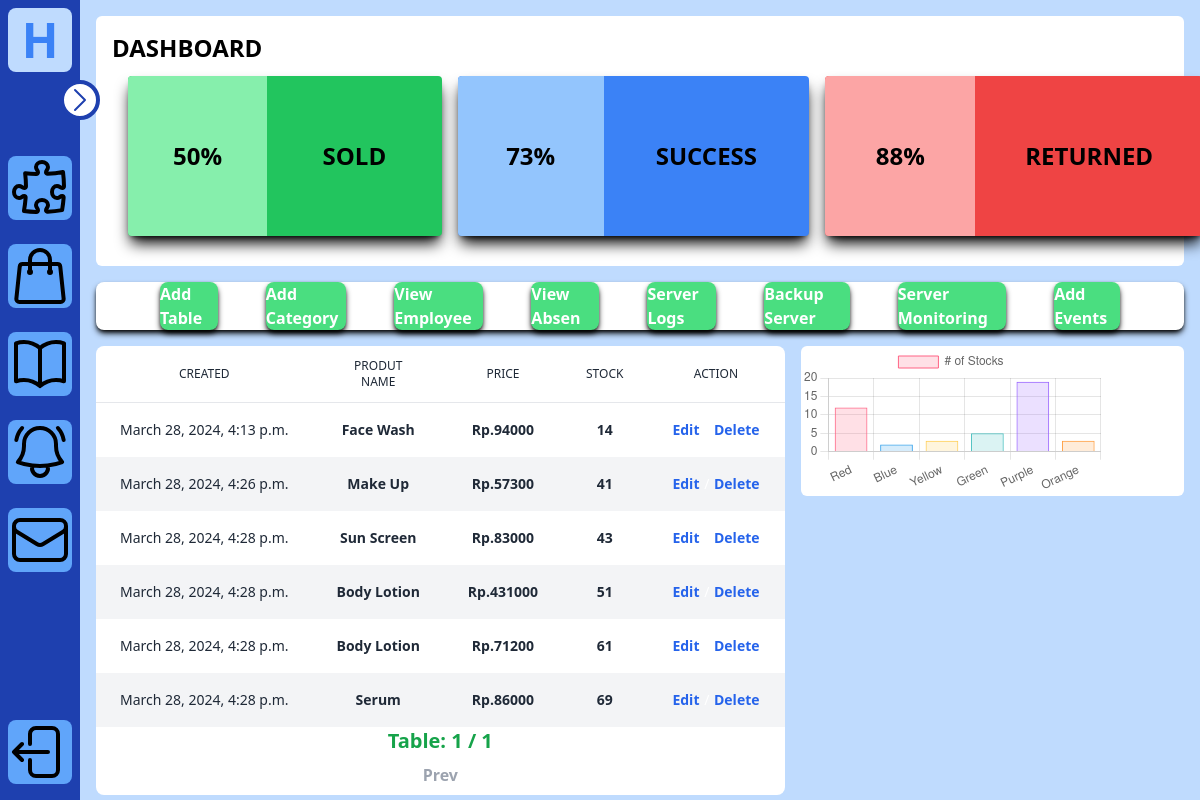
The page /dashboard/ (signed in) on the database its author committed.
### dashboard/models.py (models this page shows, shortened)
class Product(models.Model):
    created_at = models.DateTimeField(auto_now_add=True)
    item_name = models.CharField(max_length=50)
    price = models.DecimalField(max_digits=10, decimal_places=0, null=False, blank=False)
    stock = models.IntegerField(null=True, blank=True)

### dashboard/views.py (the view)
# urls.py: path('dashboard/', dashboard, name='dashboard'),
def dashboard(request):
    products = Product.objects.all()
    table = Paginator(products, 8)
    table_list = request.GET.get('table')
    table = table.get_page(table_list)
    return render(request, 'dashboard.html', {
        'table': table,
    })

### dashboard/templates/dashboard.html (shortened to what this page needs)
{% extends 'index.html' %}
{% block content %}
    <div class="flex flex-col justify-center gap-4">
        <div class="bg-white w-full h-[250px] bg-blue-800 rounded-md">
            <div class="pl-4 pt-4">
                <h1 class="text-2xl font-bold">DASHBOARD</h1>
            </div>
            <div class="flex w-full h-full justify-between gap-4 rounded-lg px-8 py-3">
                <div class="rounded shadow-lg shadow-black bg-green-500 flex items-center justify-center text-2xl w-[400px] h-[160px]">
                    <div class="flex justify-center items-center h-full w-[250px] bg-green-300 rounded-l">
                        50%
                    </div>
                    <div class="flex justify-center items-center w-full">
                        <h1>SOLD</h1>
                    </div>
                </div>
                <div class="rounded shadow-lg shadow-black bg-blue-500 flex items-center justify-center text-2xl w-[400px] h-[160px]">
                    <div class="flex justify-center items-center h-full w-[250px] bg-blue-300 rounded-l">
                        73%
                    </div>
                    <div class="flex justify-center items-center w-full">
                        <h1>SUCCESS</h1>
                    </div>
                </div>
                <div class="rounded shadow-lg shadow-black bg-red-500 flex text-2xl w-[400px] h-[160px]">
                    <div class="flex justify-center items-center h-full w-[250px] bg-red-300 rounded-l">
                        88%
                    </div>
                    <div class="flex justify-center items-center w-full">
                        <h1>RETURNED</h1>
                    </div>
                </div>
            </div>
        </div>
        <div x-data="{addtable:false}" class="flex items-center justify-center rounded-lg w-full h-[8vh]">
            <div class="flex gap-12 bg-white shadow-md hover:shadow-lg hover:shadow-black hover:scale-105 duration-300 shadow-black h-[8vh] items-center rounded-lg px-16">
                <a hx-get="{% url 'add_tablelist' %}" hx-target="#addtable" @click="addtable = true" class="flex hover:cursor-pointer justify-center shadow-md hover:scale-105 duration-300 shadow-black text-white font-semibold items-center bg-green-400 hover:bg-green-600 w-[12vh] h-[4vh] rounded-lg">Add Table</a>
                <a href="{% url 'dashboard' %}" class="flex justify-center shadow-md hover:scale-105 duration-300 shadow-black text-white font-semibold items-center bg-green-400 hover:bg-green-600 w-[14vh] h-[4vh] rounded-lg">Add Category</a>
                <a href="{% url 'dashboard' %}" class="flex justify-center shadow-md hover:scale-105 duration-300 shadow-black text-white font-semibold items-center bg-green-400 hover:bg-green-600 w-[16vh] h-[4vh] rounded-lg">View Employee</a>
                <a href="{% url 'dashboard' %}" class="flex justify-center shadow-md hover:scale-105 duration-300 shadow-black text-white font-semibold items-center bg-green-400 hover:bg-green-600 w-[13vh] h-[4vh] rounded-lg">View Absen</a>
                <a href="{% url 'dashboard' %}" class="flex justify-center shadow-md hover:scale-105 duration-300 shadow-black text-white font-semibold items-center bg-green-400 hover:bg-green-600 w-[14vh] h-[4vh] rounded-lg">Server Logs</a>
                <a href="{% url 'dashboard' %}" class="flex justify-center shadow-md hover:scale-105 duration-300 shadow-black text-white font-semibold items-center bg-green-400 hover:bg-green-600 w-[16vh] h-[4vh] rounded-lg">Backup Server</a>
                <a href="{% url 'dashboard' %}" class="flex justify-center shadow-md hover:scale-105 duration-300 shadow-black text-white font-semibold items-center bg-green-400 hover:bg-green-600 w-[18vh] h-[4vh] rounded-lg">Server Monitoring</a>
                <a href="{% url 'dashboard' %}" class="flex justify-center shadow-md hover:scale-105 duration-300 shadow-black text-white font-semibold items-center bg-green-400 hover:bg-green-600 w-[12vh] h-[4vh] rounded-lg">Add Events</a>
            </div>
        </div>
        <div class="flex gap-4 w-full h-[60vh] rounded-md">
            <div class="w-full h-full bg-white rounded-lg">
                <div class="flex flex-col h-full">
                    <div class="-m-1.5 overflow-x-auto h-full">
                      <div class="p-1.5 min-w-full inline-block align-middle h-full">
                        <div id="data-table" x-data="{open:false}" class="overflow-hidden h-full flex flex-col justify-between">
                            <table class="min-w-full divide-y divide-gray-200 dark:divide-gray-700">
                                <thead>
                                <tr>
                                    <th scope="col" class="px-6 py-3 text-center text-xs font-medium text-gray-800 font-bold uppercase">Created</th>
                                    <th scope="col" class="px-6 py-3 text-center text-xs font-medium text-gray-800 font-bold uppercase">Produt Name</th>
                                    <th scope="col" class="px-6 py-3 text-center text-xs font-medium text-gray-800 font-bold uppercase">Price</th>
                                    <th scope="col" class="px-6 py-3 text-center text-xs font-medium text-gray-800 font-bold uppercase">Stock</th>
                                    <th scope="col" class="px-6 py-3 text-center text-xs font-medium text-gray-800 font-bold uppercase">Action</th>
                                </tr>
                                </thead>
                                {% if table %}
                                    <tbody>
                                        {% for product in table.object_list %}
                                            <tr class="odd:bg-white even:bg-gray-100 hover:bg-gray-100 dark:odd:bg-gray-800 dark:even:bg-gray-700 dark:hover:bg-gray-700">
                                                <td class="px-6 py-4 whitespace-nowrap text-center text-sm font-medium text-gray-800 dark:text-gray-200">{{ product.created_at }}</td>
                                                <td class="px-6 py-4 whitespace-nowrap text-center text-sm text-gray-800 dark:text-gray-200">{{ product.item_name }}</td>
                                                <td class="px-6 py-4 whitespace-nowrap text-center text-sm text-gray-800 dark:text-gray-200">Rp.{{ product.price }}</td>
                                                <td class="px-6 py-4 whitespace-nowrap text-center text-sm text-gray-800 dark:text-gray-200">{{ product.stock }}</td>
                                                <td class="px-6 py-4 whitespace-nowrap text-center text-end text-white text-sm font-medium">
                                                    <a hx-get="{% url 'tablelist' product.id %}" hx-target="#dialog" @click="open = true" type="button" class="inline-flex cursor-pointer items-center gap-x-2 text-sm font-semibold rounded-lg border border-transparent text-blue-600 hover:text-blue-800 disabled:opacity-50 disabled:pointer-events-none dark:text-blue-500 dark:hover:text-blue-400 dark:focus:outline-none dark:focus:ring-1 dark:focus:ring-gray-600">Edit</a> /
                                                    <a href="{% url 'delete_tablelist' product.id %}" type="button" class="inline-flex cursor-pointer items-center gap-x-2 text-sm font-semibold rounded-lg border border-transparent text-blue-600 hover:text-blue-800 disabled:opacity-50 disabled:pointer-events-none dark:text-blue-500 dark:hover:text-blue-400 dark:focus:outline-none dark:focus:ring-1 dark:focus:ring-gray-600">Delete</a>
                                                </td>
                                            </tr>
                                        {% endfor %}
                                    </tbody>
                                {% endif %}
                            </table>
                            <div class="px-4 flex justify-center mb-2 items-center flex-col gap-2">
                                <p class="text-green-600 text-xl">Table: {{ table.number }} / {{ table.paginator.num_pages }}</p>
                                <nav aria-label="Page navigation  w-full">
                                    <ul class="inline-flex w-full">
                                        {% if table.has_previous %}
                                            <li><a hx-get="{% url 'table' table.previous_page_number %}?table={{ table.previous_page_number }}" hx-target="#data-table" class="px-4 py-2 text-green-600 transition-colors duration-150 bg-white border border-r-0 border-green-600 rounded-l-lg focus:shadow-outline hover:bg-green-100">Prev</a></li>
                                        {% else %}
                                            <li><span class="px-4 py-2 text-gray-400 cursor-not-allowed">Prev</span></li>
                                        {% endif %}
                                    </ul>
                                </nav>
                            </div>
                        </div>
                      </div>
                    </div>
                  </div>
            </div>
            <div class="w-full h-full bg-white rounded-md">
                <div class="w-full h-full"><canvas id="myChart"></canvas></div>
                <script>
                    // Mendapatkan referensi ke elemen canvas
                    var ctx = document.getElementById('myChart').getContext('2d');
                    // Konfigurasi grafik
                    var myChart = new Chart(ctx, {
                        type: 'bar', // Tipe grafik
                        data: {
                            labels: ['Red', 'Blue', 'Yellow', 'Green', 'Purple', 'Orange'],
                            datasets: [{
                                label: '# of Stocks',
                                data: [12, 2, 3, 5, 19, 3],
                                backgroundColor: [
                                    'rgba(255, 99, 132, 0.2)',
                                    'rgba(54, 162, 235, 0.2)',
                                    'rgba(255, 206, 86, 0.2)',
                                    'rgba(75, 192, 192, 0.2)',
                                    'rgba(153, 102, 255, 0.2)',
                                    'rgba(255, 159, 64, 0.2)'
                                ],
                                borderColor: [
                                    'rgba(255, 99, 132, 1)',
                                    'rgba(54, 162, 235, 1)',
                                    'rgba(255, 206, 86, 1)',
                                    'rgba(75, 192, 192, 1)',
                                    'rgba(153, 102, 255, 1)',
                                    'rgba(255, 159, 64, 1)'
                                ],
                                borderWidth: 1
                            }]
                        },
                        options: {
                            maintainAspectRatio: false,
                            scales: {
                            }
                        }
                    });
                </script>
            </div>
        </div>
    </div>
{% endblock %}

### dashboard/templates/index.html (shortened to what this page needs)
{% load static tailwind_tags %}
{% if user.is_authenticated %}
<!DOCTYPE html>
<html lang="en">
<head>
    {% tailwind_css %}
</head>
<body class="bg-blue-200 transition-all">
    <div class="flex" x-data="{isOpen: false}">
        <div :class="{ 'w-72': isOpen, 'w-20': !isOpen }"
            class="w-72 duration-500 h-screen bg-blue-800 flex flex-col justify-between relative">
            <div class="">
                <a @click="isOpen = !isOpen"
                    class="absolute cursor-pointer bg-white -right-5 top-20 w-10 border-4 border-blue-800 rounded-full">
                    <svg xmlns="http://www.w3.org/2000/svg" fill="none" viewBox="0 0 24 24" stroke-width="1.5"
                        stroke="currentColor" class="text-blue-800 w-8 h-8 rotate-180 duration-500"
                        :class="{ 'rotate-180': isOpen, 'rotate-0': !isOpen }">
                        <path stroke-linecap="round" stroke-linejoin="round" d="m8.25 4.5 7.5 7.5-7.5 7.5" />
                    </svg>
                </a>
                <div class="flex justify-center">
                    <h1
                        class="text-5xl text-blue-500 font-bold bg-blue-200 mt-2 w-[50px] h-[50px] rounded-lg p-8 flex justify-center items-center">
                        H</h1>
                </div>
                <div class="">
                    <a href="{% url 'dashboard' %}">
                        <ul :class="{'bg-blue-400 mx-2 rounded-lg': isOpen, '': !isOpen}"
                            class="p-2 flex duration-500 items-center mt-8 hover:bg-blue-500">
                            <li class="gap-x-4 whitespace-nowrap">
                            </li>
                        </ul>
                    </a>
                </div>
                <div>
                    <a href="{% url 'product' %}">
                        <ul :class="{'bg-blue-400 mx-2 rounded-lg': isOpen, '': !isOpen}"
                            class="p-2 flex duration-500 items-center mt-2 hover:bg-blue-500">
                            <li class="gap-x-4 whitespace-nowrap">
                            </li>
                        </ul>
                    </a>
                </div>
                <div class="">
                    <a href="{% url 'tablelist' %}">
                        <ul :class="{'bg-blue-400 mx-2 rounded-lg': isOpen, '': !isOpen}"
                            class="p-2 flex duration-500 items-center mt-2 hover:bg-blue-500">
                            <li class="gap-x-4 whitespace-nowrap">
                            </li>
                        </ul>
                    </a>
                </div>
                <div class="">
                    <a href="{% url 'notification' %}">
                        <ul :class="{'bg-blue-400 mx-2 rounded-lg': isOpen, '': !isOpen}"
                            class="p-2 flex duration-500 items-center mt-2 hover:bg-blue-500">
                            <li class="gap-x-4 whitespace-nowrap">
                            </li>
                        </ul>
                    </a>
                </div>
                <div class="">
                    <a href="{% url 'message' %}">
                        <ul :class="{'bg-blue-400 mx-2 rounded-lg': isOpen, '': !isOpen}"
                            class="p-2 flex duration-500 items-center mt-2 hover:bg-blue-500">
                            <li class="gap-x-4 whitespace-nowrap">
                            </li>
                        </ul>
                    </a>
                </div>
            </div>
            <div class="">
                <a  href="{% url 'logout' %}">
                    <ul :class="{'bg-blue-400 mx-2 rounded-lg': isOpen, '': !isOpen}"
                        class="p-2 flex duration-500 items-center mt-2 hover:bg-blue-500 mb-2">
                        <li class="gap-x-4 whitespace-nowrap">
                        </li>
                    </ul>
                </a>
            </div>
        </div>
        <div class="font-semibold p-4 h-screen flex-1 justify-center overflow-y-scroll">
            {% block content %}
            {% endblock %}
        </div>
    </div>
</body>
</html>
{% else %}
    <script>
        window.location.href = "{% url 'login' %}";
    </script>
{% endif %}

### rows shown on the page
Product: created_at "March 28, 2024, 4:13 p.m.", item_name "Face Wash", price "94000", stock "14"
Product: created_at "March 28, 2024, 4:26 p.m.", item_name "Make Up", price "57300", stock "41"
Product: created_at "March 28, 2024, 4:28 p.m.", item_name "Sun Screen", price "83000", stock "43"
Product: created_at "March 28, 2024, 4:28 p.m.", item_name "Body Lotion", price "431000", stock "51"
Product: created_at "March 28, 2024, 4:28 p.m.", item_name "Body Lotion", price "71200", stock "61"
Product: created_at "March 28, 2024, 4:28 p.m.", item_name "Serum", price "86000", stock "69"

### other values the page prints
{{ table.number }} "1"
{{ table.paginator.num_pages }} "1"
